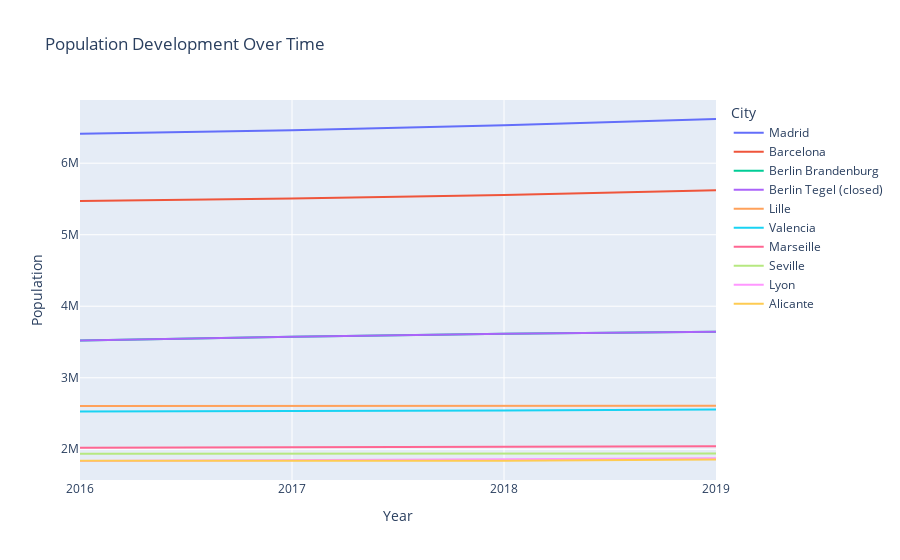

The cell this chart's notebook holds for it:
### Code cell
import plotly_express as px

for year in ['2016', '2017', '2018', '2019']:
    cities[year] = pd.to_numeric(cities[year], errors='coerce')

top_cities = cities.nlargest(10, '2019')

cities_long = pd.melt(top_cities,
                      id_vars=['NUTS_3_code', 'City'],
                      value_vars=['2016', '2017', '2018', '2019'],
                      var_name='Year',
                      value_name='Population')

fig = px.line(cities_long, 
              x='Year', 
              y='Population', 
              color='City', 
              title='Population Development Over Time',
              labels={'Population': 'Population', 'Year': 'Year'})

fig.show()

### Figure 1 — Plotly figure (JSON) as saved in the notebook; plotly's stock layout.template omitted (floating-point values rounded to 4 significant figures)
{"data": [{"hovertemplate": "City=Madrid<br>Year=%{x}<br>Population=%{y}<extra></extra>", "legendgroup": "Madrid", "line": {"color": "#636efa", "dash": "solid"}, "marker": {"symbol": "circle"}, "mode": "lines", "name": "Madrid", "orientation": "v", "showlegend": true, "type": "scatter", "x": ["2016", "2017", "2018", "2019"], "xaxis": "x", "y": [6411466, 6459297, 6529923, 6618078], "yaxis": "y"}, {"hovertemplate": "City=Barcelona<br>Year=%{x}<br>Population=%{y}<extra></extra>", "legendgroup": "Barcelona", "line": {"color": "#EF553B", "dash": "solid"}, "marker": {"symbol": "circle"}, "mode": "lines", "name": "Barcelona", "orientation": "v", "showlegend": true, "type": "scatter", "x": ["2016", "2017", "2018", "2019"], "xaxis": "x", "y": [5472926, 5507412, 5556273, 5622704], "yaxis": "y"}, {"hovertemplate": "City=Berlin Brandenburg<br>Year=%{x}<br>Population=%{y}<extra></extra>", "legendgroup": "Berlin Brandenburg", "line": {"color": "#00cc96", "dash": "solid"}, "marker": {"symbol": "circle"}, "mode": "lines", "name": "Berlin Brandenburg", "orientation": "v", "showlegend": true, "type": "scatter", "x": ["2016", "2017", "2018", "2019"], "xaxis": "x", "y": [3520031, 3574830, 3613495, 3644826], "yaxis": "y"}, {"hovertemplate": "City=Berlin Tegel (closed)<br>Year=%{x}<br>Population=%{y}<extra></extra>", "legendgroup": "Berlin Tegel (closed)", "line": {"color": "#ab63fa", "dash": "solid"}, "marker": {"symbol": "circle"}, "mode": "lines", "name": "Berlin Tegel (closed)", "orientation": "v", "showlegend": true, "type": "scatter", "x": ["2016", "2017", "2018", "2019"], "xaxis": "x", "y": [3520031, 3574830, 3613495, 3644826], "yaxis": "y"}, {"hovertemplate": "City=Lille<br>Year=%{x}<br>Population=%{y}<extra></extra>", "legendgroup": "Lille", "line": {"color": "#FFA15A", "dash": "solid"}, "marker": {"symbol": "circle"}, "mode": "lines", "name": "Lille", "orientation": "v", "showlegend": true, "type": "scatter", "x": ["2016", "2017", "2018", "2019"], "xaxis": "x", "y": [2603723, 2604361, 2606234, 2608346], "yaxis": "y"}, {"hovertemplate": "City=Valencia<br>Year=%{x}<br>Population=%{y}<extra></extra>", "legendgroup": "Valencia", "line": {"color": "#19d3f3", "dash": "solid"}, "marker": {"symbol": "circle"}, "mode": "lines", "name": "Valencia", "orientation": "v", "showlegend": true, "type": "scatter", "x": ["2016", "2017", "2018", "2019"], "xaxis": "x", "y": [2526469, 2531673, 2542923, 2554332], "yaxis": "y"}, {"hovertemplate": "City=Marseille<br>Year=%{x}<br>Population=%{y}<extra></extra>", "legendgroup": "Marseille", "line": {"color": "#FF6692", "dash": "solid"}, "marker": {"symbol": "circle"}, "mode": "lines", "name": "Marseille", "orientation": "v", "showlegend": true, "type": "scatter", "x": ["2016", "2017", "2018", "2019"], "xaxis": "x", "y": [2019717, 2024162, 2034357, 2043110], "yaxis": "y"}, {"hovertemplate": "City=Seville<br>Year=%{x}<br>Population=%{y}<extra></extra>", "legendgroup": "Seville", "line": {"color": "#B6E880", "dash": "solid"}, "marker": {"symbol": "circle"}, "mode": "lines", "name": "Seville", "orientation": "v", "showlegend": true, "type": "scatter", "x": ["2016", "2017", "2018", "2019"], "xaxis": "x", "y": [1935590, 1936735, 1938007, 1941191], "yaxis": "y"}, {"hovertemplate": "City=Lyon<br>Year=%{x}<br>Population=%{y}<extra></extra>", "legendgroup": "Lyon", "line": {"color": "#FF97FF", "dash": "solid"}, "marker": {"symbol": "circle"}, "mode": "lines", "name": "Lyon", "orientation": "v", "showlegend": true, "type": "scatter", "x": ["2016", "2017", "2018", "2019"], "xaxis": "x", "y": [1835903, 1843319, 1859524, 1875747], "yaxis": "y"}, {"hovertemplate": "City=Alicante<br>Year=%{x}<br>Population=%{y}<extra></extra>", "legendgroup": "Alicante", "line": {"color": "#FECB52", "dash": "solid"}, "marker": {"symbol": "circle"}, "mode": "lines", "name": "Alicante", "orientation": "v", "showlegend": true, "type": "scatter", "x": ["2016", "2017", "2018", "2019"], "xaxis": "x", "y": [1837873, 1836715, 1839319, 1855384], "yaxis": "y"}], "layout": {"legend": {"title": {"text": "City"}, "tracegroupgap": 0}, "title": {"text": "Population Development Over Time"}, "xaxis": {"anchor": "y", "domain": [0, 1], "title": {"text": "Year"}}, "yaxis": {"anchor": "x", "domain": [0, 1], "title": {"text": "Population"}}}}
